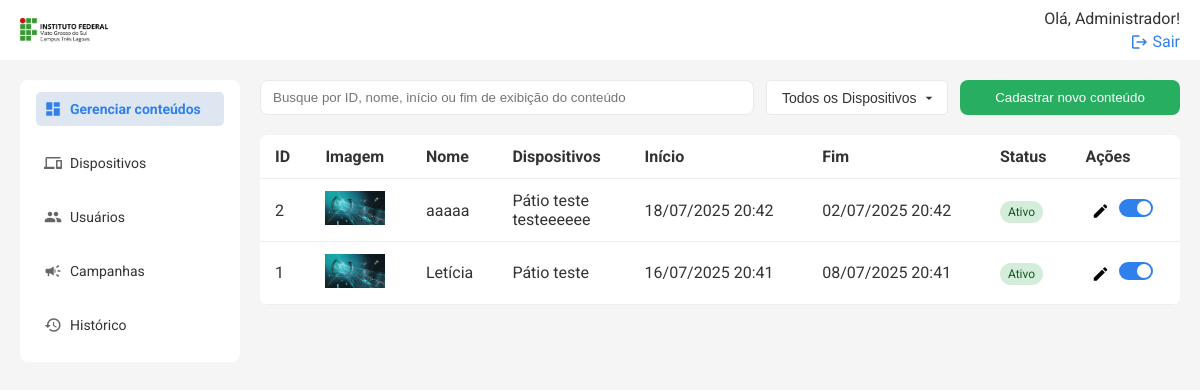
Before: /conteudos/ (signed in) with the older database file.
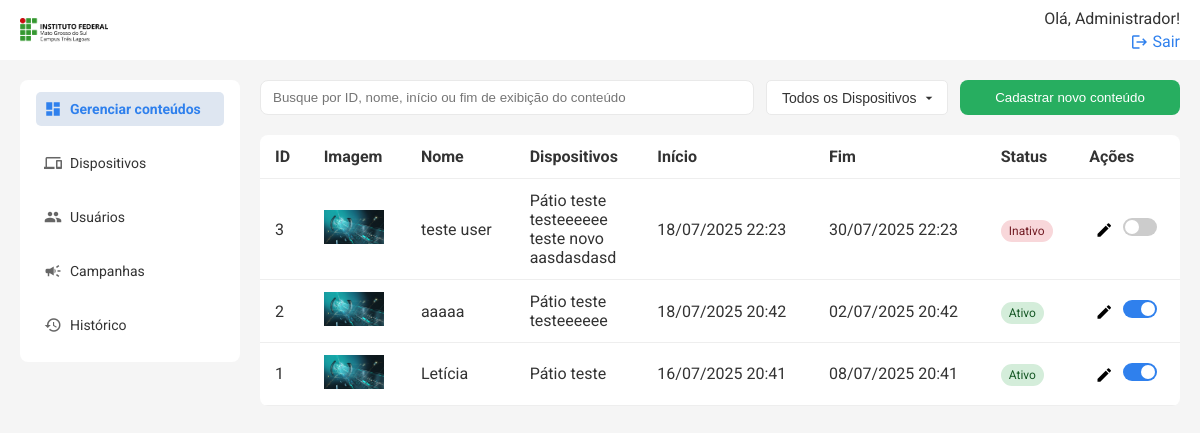
After: the same page with the newer database file.
### models.py (models this page shows)
class Conteudo(db.Model):
    id = db.Column(db.Integer, primary_key=True)
    nome = db.Column(db.String(100), nullable=False)
    imagem = db.Column(db.String(200))
    status = db.Column(db.String(20), default='Ativo')
    data_inicio = db.Column(db.DateTime, nullable=True)
    data_fim = db.Column(db.DateTime, nullable=True)
    dispositivos = db.relationship('ConteudoDispositivo', back_populates='conteudo', cascade='all, delete-orphan')

class ConteudoDispositivo(db.Model):
    id = db.Column(db.Integer, primary_key=True)
    conteudo_id = db.Column(db.Integer, db.ForeignKey('conteudo.id'))
    dispositivo_id = db.Column(db.Integer, db.ForeignKey('tela.idTela'))
    conteudo = db.relationship('Conteudo', back_populates='dispositivos')
    dispositivo = db.relationship('Tela')

class Tela(db.Model):
    idTela = db.Column(db.Integer, primary_key=True)
    nomeDispositivo = db.Column(db.String(20), nullable=False)
    enderecoIp = db.Column(db.String(15), nullable=False, unique=True)
    status = db.Column(db.String(10), nullable=False, default='Ativo')

### routes/conteudos.py (the view)
@conteudos_bp.route('/')
@login_required
def listar_conteudos():
    conteudos = Conteudo.query.order_by(Conteudo.id.desc()).all()
    dispositivos = Tela.query.filter_by(status='Ativo').all()
    return render_template('index.html', conteudos=conteudos, dispositivos=dispositivos)

### templates/index.html (shortened to what this page needs)
{% extends 'base.html' %} {% block title %}Conteúdos{% endblock %} {% block
content %}
<div class="search-cta">
    <input
        type="text"
        placeholder="Busque por ID, nome, início ou fim de exibição do conteúdo"
        class="search"
        id="buscaConteudos"
    />
    <select id="filtroDispositivo">
        <option value="">Todos os Dispositivos</option>
    </select>
    <button class="btn" onclick="openModal()">Cadastrar novo conteúdo</button>
</div>
<table class="table">
    <thead>
        <tr>
            <th>ID</th>
            <th>Imagem</th>
            <th>Nome</th>
            <th>Dispositivos</th>
            <th>Início</th>
            <th>Fim</th>
            <th>Status</th>
            <th>Ações</th>
        </tr>
    </thead>
    <tbody id="conteudosTableBody">
        {% for conteudo in conteudos %}
        <tr>
            <td>{{ conteudo.id }}</td>
            <td>
                {% if conteudo.imagem %}
                <img
                    src="{{ url_for('static', filename=conteudo.imagem) }}"
                    alt="Imagem Conteúdo"
                    width="60"
                />
                {% else %}
                <em>Sem imagem</em>
                {% endif %}
            </td>
            <td>{{ conteudo.nome }}</td>
            <td>
                {% for rel in conteudo.dispositivos %}
                <span class="chip">{{ rel.dispositivo.nomeDispositivo }} </span
                ><br />
                {% endfor %}
            </td>
            <td>
                {{ conteudo.data_inicio.strftime('%d/%m/%Y %H:%M') if
                conteudo.data_inicio else '-' }}
            </td>
            <td>
                {{ conteudo.data_fim.strftime('%d/%m/%Y %H:%M') if
                conteudo.data_fim else '-' }}
            </td>
            <td>
                <span
                    class="status {{ 'ativo' if conteudo.status == 'Ativo' else 'inativo' }}"
                >
                    {{ conteudo.status }}
                </span>
            </td>
            <td>
                <button
                    class="edit"
                    title="Editar conteúdo"
                    onclick="editConteudo({{ conteudo.id }})"
                >
                    <span class="material-icons">edit</span>
                </button>
                <label class="switch" title="Ativar/Inativar conteúdo">
                    <span class="slider"></span>
                </label>
            </td>
        </tr>
        {% endfor %}
    </tbody>
</table>
{% endblock %}

Changed rows visible on the page:
added Conteudo: id "3", imagem (picture), nome "teste user", data_inicio "18/07/2025 22:23", data_fim "30/07/2025 22:23", status "Inativo"
added ConteudoDispositivo: dispositivo.nomeDispositivo "Pátio teste", shown under "3"
added ConteudoDispositivo: dispositivo.nomeDispositivo "testeeeeee", shown under "3"
added ConteudoDispositivo: dispositivo.nomeDispositivo "teste novo", shown under "3"
added ConteudoDispositivo: dispositivo.nomeDispositivo "aasdasdasd", shown under "3"
